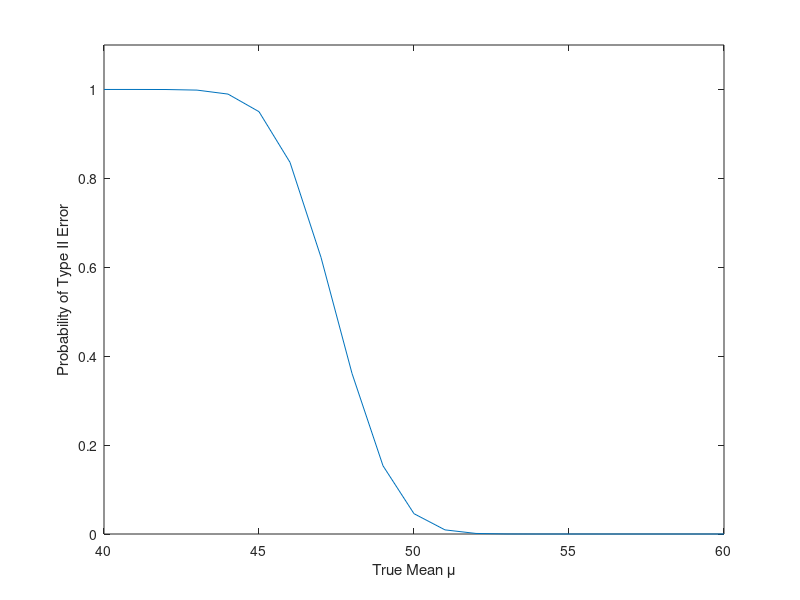

This figure's MATLAB source:
% Based on Example 7.3 - Matinez

% Get several values for the mean under the alternative
% hypothesis. Note that we are getting some values
% below the null hypothesis.
mualt = 40:60;

% Note the critical value:
cv = 1.645;
% Note the standard deviation for x-bar:
sig = 1.5;
% It's easier to use the unstandardized version, 
% so convert:
ct = cv*1.5 + 45;

% Get a vector of ct values that is 
% the same size as mualt.
ctv = ct*ones(size(mualt));
% Now get the probabilities to the left of this value.
% These are the probabilities of the Type II error.
beta = normcdf(ctv,mualt,sig);

% Plot probablity of a type II error vs. true mean
% under the alternative hypothesis
plot(mualt,beta);
xlabel('True Mean \mu')
ylabel('Probability of Type II Error')
axis([40 60 0 1.1])
